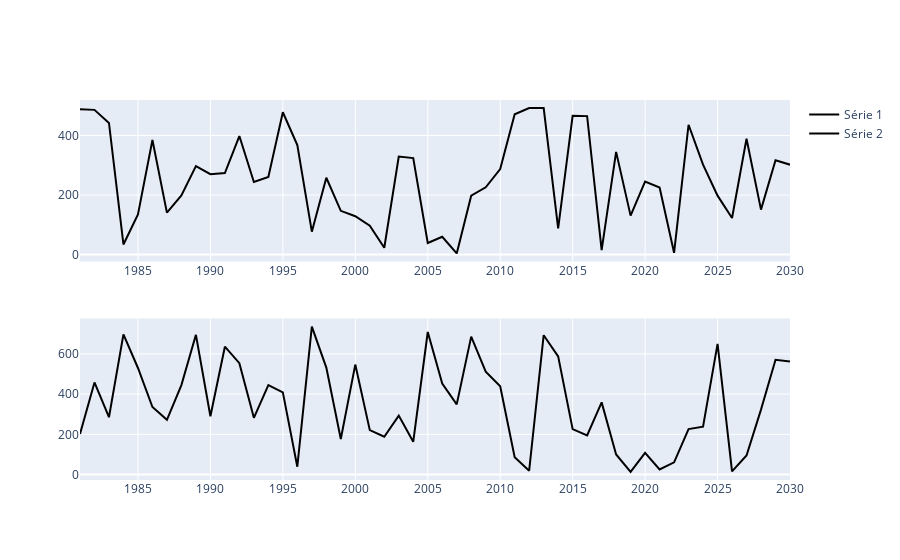

This figure's notebook cell:
### Code cell
# Criação da Figura
fig = make_subplots(rows = 2, cols = 1)

fig.add_trace(go.Scatter(x = df.index,
                         y = df['A'],
                         mode = 'lines',
                         name = 'Série 1',
                         line = dict(color = 'black')
                        ), row = 1, col = 1)

fig.add_trace(go.Scatter(x = df.index,
                         y = df['B'],
                         mode = 'lines',
                         name = 'Série 2',
                         line = dict(color = 'black')
                        ), row = 2, col = 1)

fig.show()
